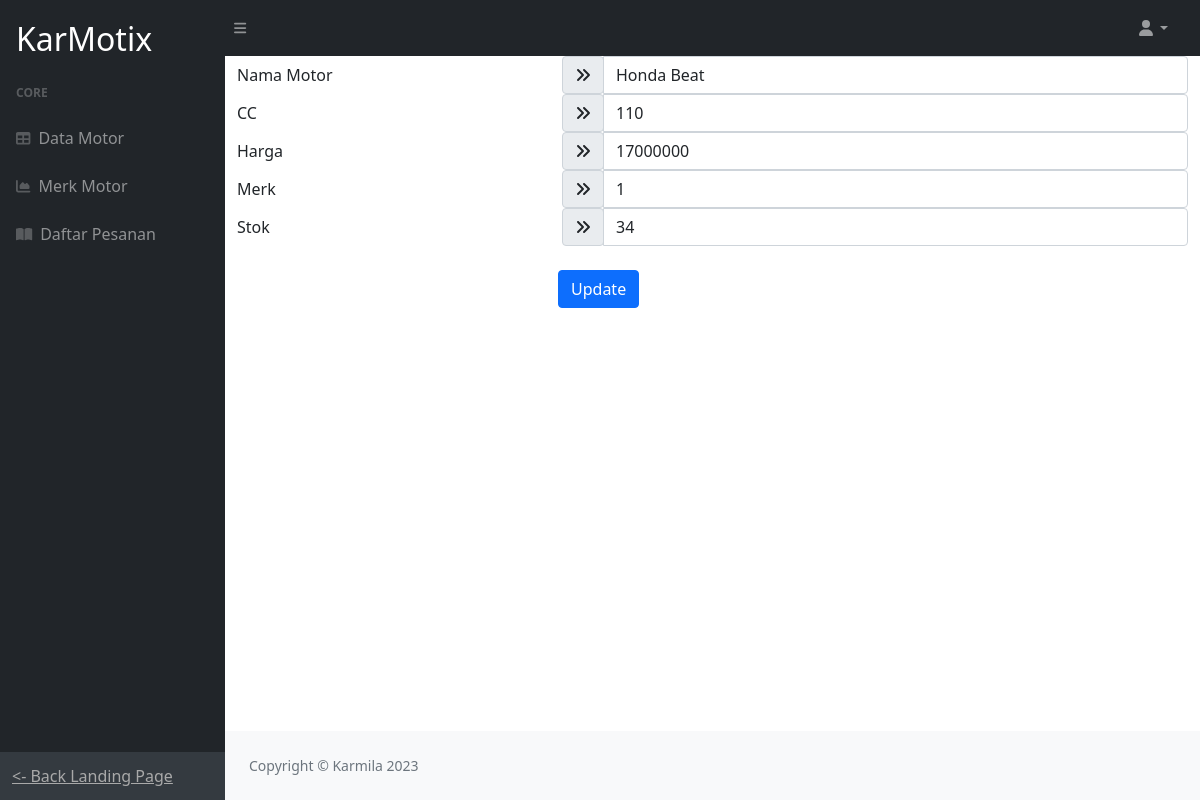
The page /ds/edit_data_motor.php?idedit=1 on the database its author committed.
### tables this page shows
CREATE TABLE `motor` (
  `id` int(11) NOT NULL,
  `nama_motor` varchar(191) NOT NULL,
  `cc` int(11) NOT NULL,
  `harga` int(45) NOT NULL,
  `merk_id` int(45) NOT NULL,
  `stok` int(11) NOT NULL
);

### ds/edit_data_motor.php (the view, shortened to what this page needs)
<?php include_once("layout/header.php"); ?>
<?php include_once("layout/menu.php"); ?>
<?php include_once("db_toko_motor.php");
$_idedit = $_GET['idedit'];
if (!empty($_idedit)) {
  $sql = "SELECT * FROM motor WHERE id = ?";
  $st = $db->prepare($sql);
  $st->execute([$_idedit]);
  $row = $st->fetch();
} else {
  $row = [];
}
?>
<div class="container">
  <form method="POST" action="proses_motor.php">
    <div class="form-group row">
      <label for="text" class="col-4 col-form-label">Nama Motor</label>
      <div class="col-8">
        <div class="input-group">
          <div class="input-group-prepend">
            <div class="input-group-text">
              <i class="fa fa-angle-double-right"></i><br>
            </div>
          </div>
          <input id="nama_motor" name="nama_motor" placeholder="" type="text" class="form-control" value="<?= $row['nama_motor']; ?>">
        </div>
      </div>
    </div>
    <div class="form-group row">
      <label for="text1" class="col-4 col-form-label">CC</label>
      <div class="col-8">
        <div class="input-group">
          <div class="input-group-prepend">
            <div class="input-group-text">
              <i class="fa fa-angle-double-right"></i><br>
            </div>
          </div>
          <input id="cc" name="cc" placeholder="" type="text" class="form-control" value="<?= $row['cc']; ?>">
        </div>
      </div>
    </div>
    <div class="form-group row">
      <label for="select" class="col-4 col-form-label">Harga</label>
      <div class="col-8">
        <div class="input-group">
          <div class="input-group-prepend">
            <div class="input-group-text">
              <i class="fa fa-angle-double-right"></i><br>
            </div>
          </div>
          <input id="harga" name="harga" placeholder="" type="harga" class="form-control" value="<?= $row['harga']; ?>">
        </div>
      </div>
    </div>
    <div class="form-group row">
      <label for="text2" class="col-4 col-form-label">Merk</label>
      <div class="col-8">
        <div class="input-group">
          <div class="input-group-prepend">
            <div class="input-group-text">
              <i class="fa fa-angle-double-right"></i><br>
            </div>
          </div>
          <input id="merk_id" name="merk_id" placeholder="" type="text" class="form-control" value="<?= $row['merk_id']; ?>">
        </div>
      </div>
    </div>
    <div class="form-group row">
      <label for="text2" class="col-4 col-form-label">Stok</label>
      <div class="col-8">
        <div class="input-group">
          <div class="input-group-prepend">
            <div class="input-group-text">
              <i class="fa fa-angle-double-right"></i><br>
            </div>
          </div>
          <input id="stok" name="stok" placeholder="" type="text" class="form-control" value="<?= $row['stok']; ?>">
        </div>
      </div>
    </div>
</div>
<div class="form-group row">
  <div class="offset-4 col-8"><br>
    <input type="submit" name="proses" type="submit" class="btn btn-primary" value="Update" />
  </div>
</div>
<?php include_once("layout/footer.php"); ?>

### rows shown on the page
motor: nama_motor "Honda Beat", cc "110", harga "17000000", merk_id "1", stok "34"
